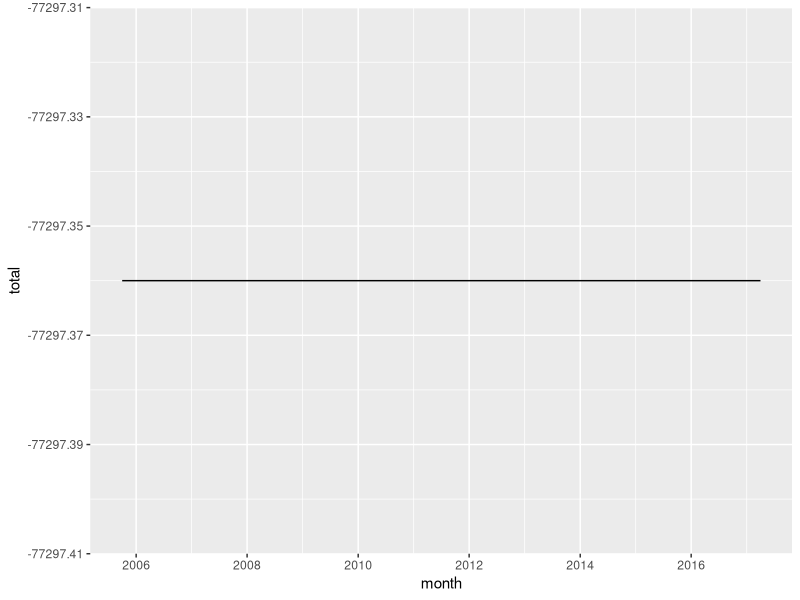

Generate this figure with R:
library(readxl)
library(lubridate)
library(dplyr)
library(ggplot2)
library(reshape2)

## Download this file from navient.com
loans <- read_excel(path = 'ByTransaction.xlsx', sheet=1)

loans$month <- floor_date(loans$Date, 'month')

grouped <- 
  loans %>%
  arrange(month) %>%
  mutate(principal=sum(Principal), interest = sum(Interest), total = sum(Total))

ggplot(grouped, aes(x=month, y=total)) + geom_line()

## dplyr and reshape2 not playing nicely, coerce to data.frame
grouped <- data.frame(grouped)
m <- melt(grouped, measure.vars = c("principal", "interest", "total"))
m$value <- m$value * -1

sum(subset(m, variable=='interest')[,3])
sum(subset(m, variable=='total')[,3])
sum(subset(m, variable=='principal')[,3])
